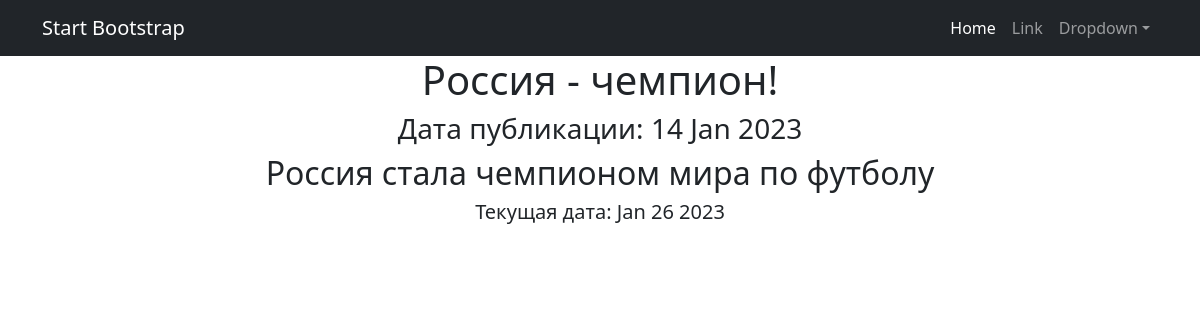
Screenshot of /news/1 with the database file from the repository.
### news/models.py (models this page shows, shortened)
class Post(models.Model):
    heading = models.CharField(max_length=100)
    text = models.CharField(max_length=1000)
    author = models.ForeignKey(Author, on_delete=models.CASCADE)
    type = models.CharField(max_length=2,
                            choices=TYPES)
    create_time = models.DateTimeField(auto_now_add=True)
    rating = models.IntegerField(default=0)
    category = models.ManyToManyField(Category, through='PostCategory')

### news/views.py (the view)
# urls.py: path('<int:pk>', PostDetail.as_view(), name='post_detail'),
class PostDetail(DetailView):
    model = Post
    template_name = 'post.html'
    context_object_name = 'post'
    def get_context_data(self, **kwargs):
        context = super().get_context_data(**kwargs)
        context['time_now'] = datetime.utcnow()
        return context

### news/templatetags/custom_filters.py (called while the page is built)
@register.filter()
def censor(text):
   filtered_text = text.replace('редиска', 'р***')
   return f'{filtered_text}'

### templates/post.html (shortened to what this page needs)
{% extends 'flatpages/default.html' %}
{% load custom_filters %}
{% block content %}
<h1>{{ post.heading }}</h1>
<h3>Дата публикации: {{ post.create_time|date:'d M Y' }}</h3>
<h2>{{ post.text|censor }}</h2>
<h5>Текущая дата: {{ time_now|date:'M d Y' }}</h5>
{% endblock content %}

### rows the page displays
Post: heading "Россия - чемпион!", create_time "14 Jan 2023", text|censor "Россия стала чемпионом мира по футболу"

### other values shown
{{ time_now|date:'M d Y' }} "Jan 26 2023"
